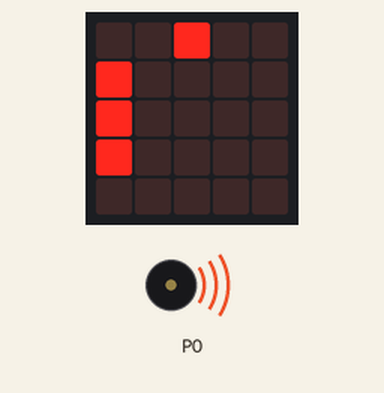
This program was run on a simulated BBC micro:bit (MakeCode). On the bench: the board's 5×5 LED display, buzzer (waves = sounding). The 48×5 strip is a reading aid, not a part: it shows the text the display is scrolling, unrolled, one strip-width of it at a time.

Above: at 4.7 s.
At 14.0 s:
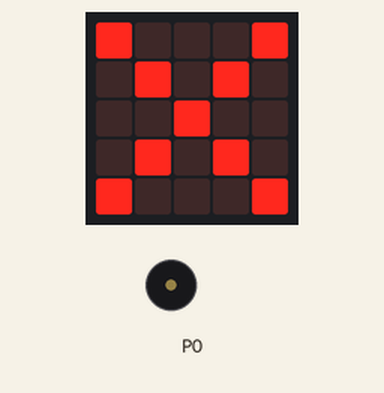
At 21.7 s:
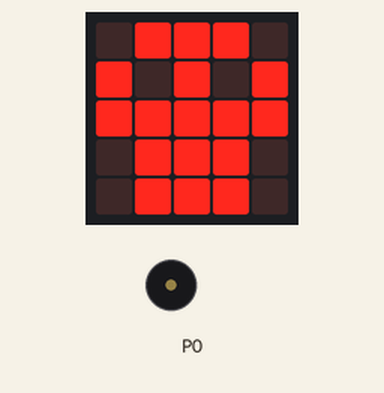
At 38.8 s:
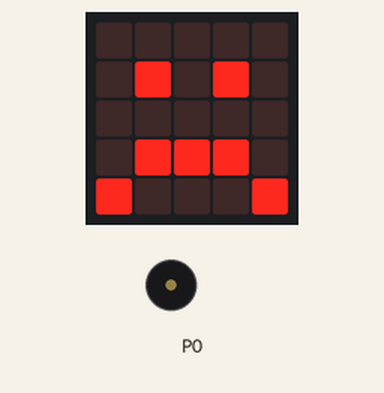
Timing chart, 0 to 40.0 s (numbered marks = the images above):
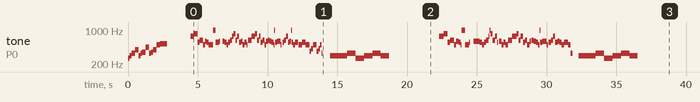

Measured:
- by itself, tone on P0: plays 262 Hz for 0.13 s, 294 Hz for 0.13 s, 330 Hz for 0.26 s, 392 Hz for 0.26 s, 294 Hz for 0.13 s, 330 Hz for 0.13 s … (139 notes in this stretch)
- what the display in image 0 shows lasts 0.4 s, from 4.5 s to 4.9 s
- what the display in image 1 shows lasts 0.7 s, from 13.9 s to 14.6 s

The program:

main.ts
```typescript
music._playDefaultBackground(music.builtInPlayableMelody(Melodies.Ringtone), music.PlaybackMode.InBackground)
basic.showString("PLAY")
basic.forever(function () {
    music._playDefaultBackground(music.builtInPlayableMelody(Melodies.Nyan), music.PlaybackMode.InBackground)
    basic.showLeds(`
        . . # . .
        # . . . .
        # . . . .
        # . . . .
        . . . . .
        `)
    basic.showLeds(`
        # . # . .
        # . . . .
        # . . . .
        . . . . .
        . . . . .
        `)
    basic.showLeds(`
        # # # . .
        # . . . .
        . . . . .
        . . . . .
        . . . . .
        `)
    basic.showLeds(`
        # # # # .
        . . . . .
        . . . . .
        . . . . .
        . . . . .
        `)
    music.play(music.tonePlayable(988, music.beat(BeatFraction.Whole)), music.PlaybackMode.InBackground)
    basic.showLeds(`
        . # # # #
        . . . . .
        . . . . .
        . . # . .
        . . . . .
        `)
    basic.showLeds(`
        . . # # #
        . . . . #
        . . . . .
        . . # . .
        . . . . .
        `)
    basic.showLeds(`
        . . . # #
        . . . . #
        . . . . #
        . . # . .
        . . . . .
        `)
    basic.showLeds(`
        . . . . #
        . . . . #
        . . . # #
        . . # . .
        . . . . .
        `)
    basic.showLeds(`
        . . . . .
        . . . . #
        . . # # #
        . . # . .
        . . . . .
        `)
    music.play(music.tonePlayable(988, music.beat(BeatFraction.Whole)), music.PlaybackMode.InBackground)
    basic.showLeds(`
        . . . . .
        . . . . .
        . . # # #
        . . # . .
        . . # . .
        `)
    basic.showLeds(`
        . . . . .
        . # . . .
        . . # # .
        . . # . .
        . # # . .
        `)
    basic.showLeds(`
        . . . . .
        . # . . .
        . . # . .
        . . # . .
        # # # . .
        `)
    basic.showLeds(`
        . . . . .
        . # . . .
        . . . . .
        # . # . .
        # # # . .
        `)
    basic.showLeds(`
        . . . . .
        . # . . .
        # . . . .
        # . . . .
        # # # . .
        `)
    basic.showLeds(`
        . . . . .
        # # . . .
        # . . . .
        # . . . .
        # # . . .
        `)
    music.play(music.tonePlayable(988, music.beat(BeatFraction.Whole)), music.PlaybackMode.InBackground)
    basic.showLeds(`
        . . . . .
        # # # . .
        # . . . .
        # . . # .
        # . . . .
        `)
    basic.showLeds(`
        . . . . .
        # # # # .
        # . . . .
        # . . # .
        . . . . .
        `)
    basic.showLeds(`
        . . . . .
        # # # # .
        # . . # .
        . . . # .
        . . . . .
        `)
    music.play(music.tonePlayable(988, music.beat(BeatFraction.Whole)), music.PlaybackMode.InBackground)
    basic.showLeds(`
        . . . . .
        # # # # .
        . . # # .
        . . . # .
        . . . # .
        `)
    basic.showLeds(`
        . . . . .
        . # # # .
        . . # # .
        . . . # .
        . . # # .
        `)
    basic.showLeds(`
        . . . . .
        . . # # .
        . . # # .
        . . . # .
        . # # # .
        `)
    basic.showLeds(`
        . . . . .
        . . . # .
        . . # # .
        . # . # .
        . # # # .
        `)
    basic.showLeds(`
        . . . . .
        . . . . .
        . # # # .
        . # . # .
        . # # # .
        `)
    basic.pause(200)
    music.play(music.stringPlayable("C5 B A F E C D E ", 100), music.PlaybackMode.InBackground)
    music.play(music.stringPlayable("E D D E C D E D ", 100), music.PlaybackMode.InBackground)
    for (let index = 0; index < 4; index++) {
        basic.showIcon(IconNames.No)
        basic.pause(100)
        basic.showIcon(IconNames.Sad)
        basic.pause(100)
        basic.showIcon(IconNames.Skull)
        basic.pause(100)
    }
})
```

test.ts
```typescript
// testes vão aqui; isto não será compilado quando este pacote for usado como uma extensão.
```
